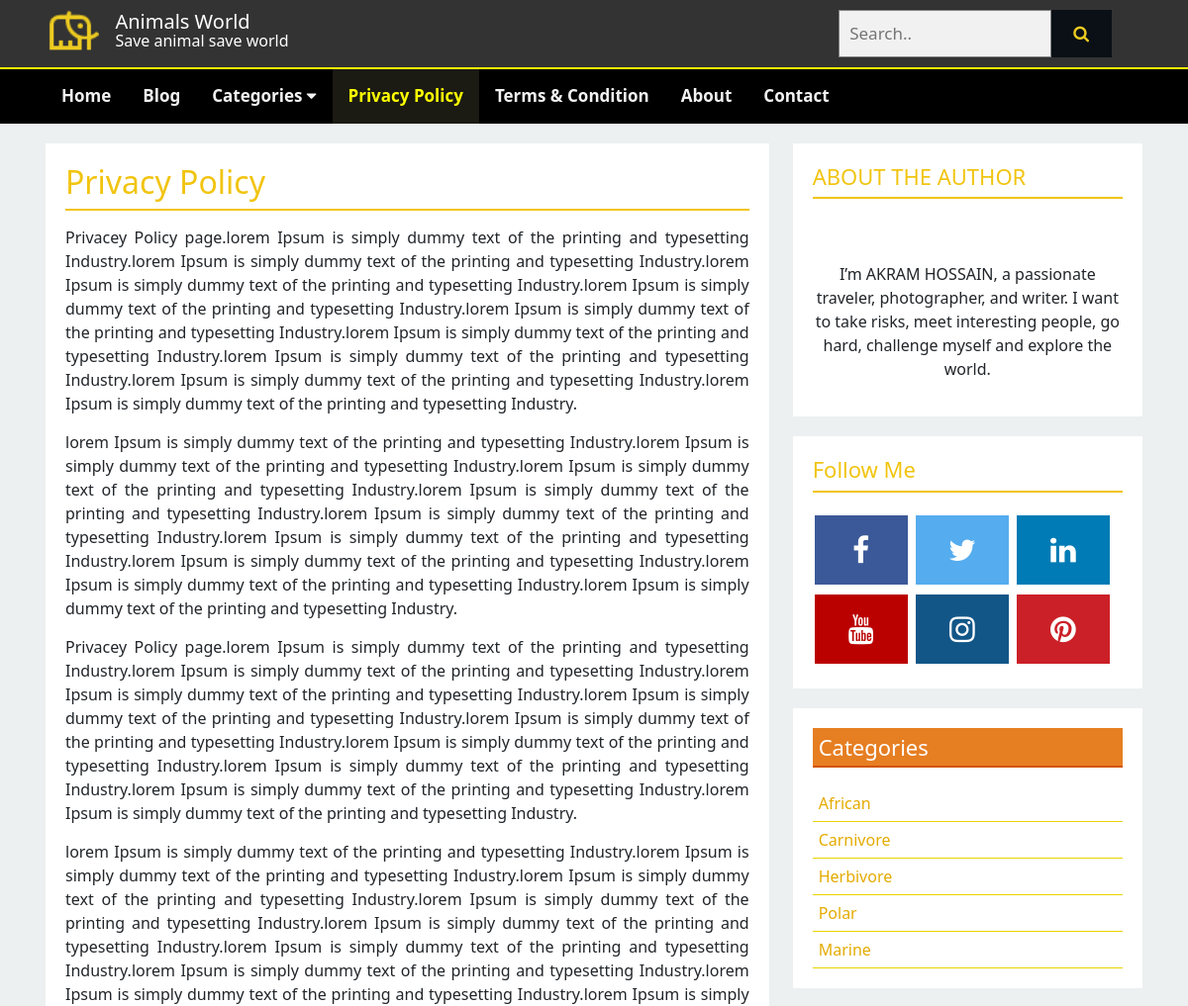
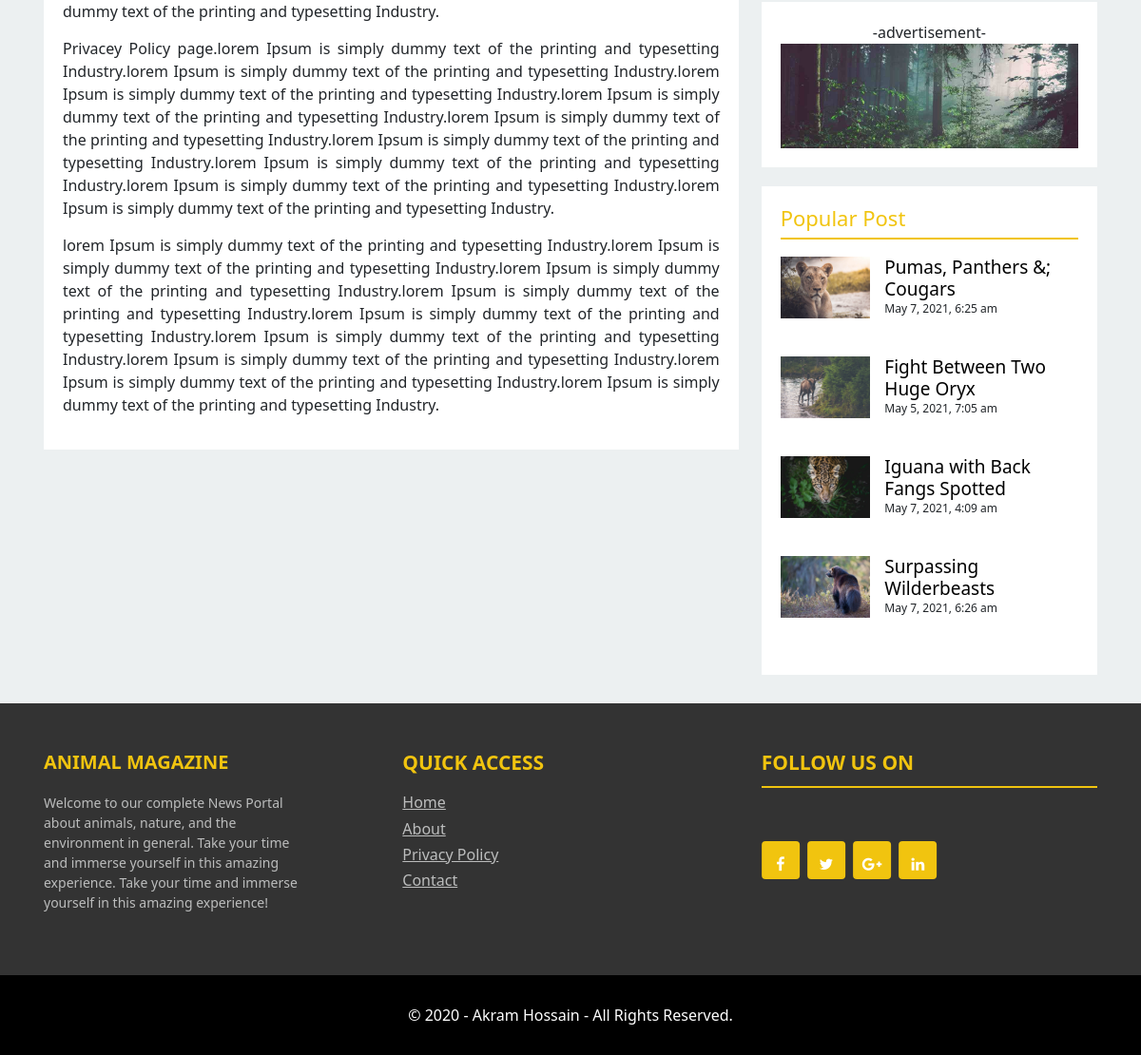
Page /page.php?pageid=1 on the committed database (2 pictures, top to bottom).
### tables this page shows
CREATE TABLE `tbl_logotitle` (
  `id` int(11) NOT NULL,
  `logo` varchar(255) NOT NULL,
  `title` varchar(400) NOT NULL,
  `subtitle` varchar(400) NOT NULL
);

CREATE TABLE `tbl_page` (
  `id` int(11) NOT NULL,
  `title` varchar(255) NOT NULL,
  `body` text NOT NULL
);

CREATE TABLE `tbl_author_details` (
  `id` int(11) NOT NULL,
  `image` varchar(255) NOT NULL,
  `description` text NOT NULL,
  `fb` varchar(700) NOT NULL,
  `tw` varchar(700) NOT NULL,
  `ln` varchar(700) NOT NULL,
  `yt` varchar(700) NOT NULL,
  `ig` varchar(700) NOT NULL,
  `pn` varchar(700) NOT NULL
);

CREATE TABLE `tbl_category` (
  `id` int(11) NOT NULL,
  `name` varchar(255) NOT NULL
);

CREATE TABLE `tbl_post` (
  `id` int(11) NOT NULL,
  `cat` int(11) NOT NULL,
  `title` varchar(255) NOT NULL,
  `body` text NOT NULL,
  `image` varchar(255) NOT NULL,
  `author` varchar(255) NOT NULL,
  `tags` varchar(255) NOT NULL,
  `date` timestamp NOT NULL DEFAULT current_timestamp(),
  `userid` int(11) NOT NULL,
  `count` int(100) NOT NULL
);

CREATE TABLE `tbl_footer_top_column_1` (
  `id` int(11) NOT NULL,
  `title` varchar(255) NOT NULL,
  `body` text NOT NULL
);

CREATE TABLE `tbl_footer_top_column_2` (
  `id` int(11) NOT NULL,
  `title` varchar(255) NOT NULL,
  `Home` varchar(255) NOT NULL,
  `About` varchar(255) NOT NULL,
  `Privacy Policy` varchar(255) NOT NULL,
  `Contact` varchar(255) NOT NULL,
  `home_link` varchar(700) NOT NULL,
  `about_link` varchar(700) NOT NULL,
  `privacy_link` varchar(700) NOT NULL,
  `contact_link` varchar(700) NOT NULL
);

CREATE TABLE `tbl_footer_top_column_3` (
  `id` int(11) NOT NULL,
  `title` varchar(255) NOT NULL,
  `fb_link` varchar(700) NOT NULL,
  `tw_link` varchar(700) NOT NULL,
  `gp_link` varchar(700) NOT NULL,
  `ln_link` varchar(700) NOT NULL
);

CREATE TABLE `tbl_footer` (
  `id` int(11) NOT NULL,
  `copyright` varchar(700) NOT NULL
);

### lib/Database.php (called while the page is built, shortened)
<?php
Class Database{
	public $host   = DB_HOST;
	public $user   = DB_USER;
	public $pass   = DB_PASS;
	public $dbname = DB_NAME;
	public $link;
	public function connectDB(){
	$this->link = new mysqli($this->host, $this->user, $this->pass, $this->dbname);
 }
	public function select($query){
		$result = $this->link->query($query) or die($this->link->error.__LINE__);
		if($result->num_rows > 0){
			return $result;
		} else {
			return false;
		}
	}
}

### lib/format.php (called while the page is built, shortened)
<?php
class format{
    public function date($date){
       return date("F j, Y, g:i a", strtotime($date));
    }
}
?>

### page.php (the view, shortened to what this page needs)
<?php require 'inc/header.php';?>
<?php
$pageid = mysqli_real_escape_string($db->link, $_GET['pageid']);
if (!isset($pageid) || $pageid == null) {
    echo "<script>window.location = '404.php'; </script>";
} else {
    $pageid = $pageid;
}
?>
    <section class="main_section">
        <div class="mainsection_bfr_container">
            <div class="container">
                <div class="main_section_aftr_row clearfix">
                    <div class="row">
                        <div class="col-md-8 left_main_Content col-sm-12">
                        <?php
                            $query = "SELECT * FROM tbl_page WHERE id = '$pageid' ";
                            $page = $db->select($query);
                            if ($page) {
                            while ($result = $page->fetch_assoc()) {?>
                            <div class="my_card my_card_post post_justify clearfix">
                                <h2 class="h2_custom"><?php echo $result["title"]; ?></h2>
                                <?php echo $result["body"]; ?>
                            </div>
                            <?php } } ?>
                        </div>
<?php require 'inc/sidebar.php';?>
                    </div>
                </div>
            </div>
        </div>
    </section>
<?php require 'inc/footer.php'?>
</body>
</html>

### inc/header.php (shortened to what this page needs)
<?php require "lib/Database.php"; ?>
<?php require "lib/format.php"; ?>
<?php
$db = new Database();
$fm = new format();
?>
<!DOCTYPE html>
<html lang="en">
<head>
  <?php require "script/css.php"; ?>
</head>
<body>
  <header>
    <div class="equal_margin">
      <div class="container topnav_container">
        <div class="top_bar">
          <div class="row">
            <div class="col-lg-6 col-md-6 col-sm-8 col-xs-12 clearfix">
            <?php
              $sql = "SELECT * FROM tbl_logotitle WHERE id = '1' ";
              $logotitle = $db->select($sql);
              if ($logotitle) {
              $result = $logotitle->fetch_array();
              ?>
              <div class="left_logo">
                <img src="admin/uploads/<?php echo $result["logo"]; ?>" alt="Logo">
              </div>
              <div class="right_text">
                <h2><?php echo $result["title"]; ?></h2>
                <p><?php echo $result["subtitle"]; ?></p>
              </div>
            </div>
            <?php } ?>
            <div class="col-lg-6 col-md-6 col-sm-4 col-xs-12">
              <div class="search">
                <form class="example" action="search.php" method="GET">
                  <input type="text" required placeholder="Search.." name="search">
                  <button type="submit" name="submit" value="Submit"><i class="fa fa-search"></i></button>
                </form>
              </div>
            </div>
          </div>
        </div>
      </div>
    </div>
    <div class="nav_bg_color" id="myHeader">
      <nav class="bottomnav container clearfix max_width_nav">
        <div class="topnav" id="myTopnav">
          <span><a href="index.php" <?php $path  = $_SERVER['SCRIPT_FILENAME']; $title = basename($path, ".php"); if ($title == 'index') { ?> class="active" <?php } ?> >Home</a></span>
          <span class="display_hide"><a href="blog.php" <?php $path  = $_SERVER['SCRIPT_FILENAME']; $title = basename($path, ".php"); if ($title == 'blog') { ?> class="active" <?php } ?> >Blog</a></span>
         <div class="dropdownHover">
          <span class="for_dropdown
          <?php
          if ($get_url_base == "contact.php") {?>
           contact_dropdown <?php } ?>"><a href="" <?php	if (isset($_GET['category'])) { ?>	class="active" <?php } ?> >Categories <i class="fa fa-caret-down"></i></a>
        </span>
          </div>
          <?php
          $sql = "SELECT * FROM tbl_page ";
          $page = $db->select($sql);
          if ($page) {
              while ($result = $page->fetch_assoc()) { ?>
          </span><a href="page.php?pageid=<?php echo $result['id']; ?>" <?php	if (isset($_GET['pageid']) && $_GET['pageid'] == $result['id']) { ?>	class="active" <?php } ?>
           ><?php echo $result['title']; ?></a></span>
          <?php } } ?>
          </span><a href="about.php" <?php $path  = $_SERVER['SCRIPT_FILENAME']; $title = basename($path, ".php"); if ($title == 'about') { ?> class="active" <?php } ?> >About</a></span>
          </span><a href="contact.php" <?php $path  = $_SERVER['SCRIPT_FILENAME']; $title = basename($path, ".php"); if ($title == 'contact') { ?> class="active" <?php } ?> >Contact</a></span>
        </div>
      </nav>
    </div>
  </header>

### inc/sidebar.php (shortened to what this page needs)
<div class="col-md-4 right_sidebar col-sm-12">
  <?php
  if ($get_url_base != "post.php") {?>
              <div class="my_card author_details">
                <h2>ABOUT THE AUTHOR</h2>
                <?php
                $sql = "SELECT * FROM tbl_author_details WHERE id = '1' ";
                $author_details = $db->select($sql);
                if ($author_details) {
                    $result = $author_details->fetch_assoc();
                        ?>
                <div class="fakeimg">
                </div>
                <?php echo $result['description']; ?>
              </div>
              <div class="my_card following_social">
                <h3>Follow Me</h3>
                <a target="_blank" href="<?php echo $result['fb']; ?>" class="fa fa-facebook my_social"></a>
                <a target="_blank" href="<?php echo $result['tw']; ?>" class="fa fa-twitter my_social"></a>
                <a target="_blank" href="<?php echo $result['ln']; ?>" class="fa fa-linkedin my_social"></a>
                <a target="_blank" href="<?php echo $result['yt']; ?>" class="fa fa-youtube my_social"></a>
                <a target="_blank" href="<?php echo $result['ig']; ?>" class="fa fa-instagram my_social"></a>
                <a target="_blank" href="<?php echo $result['pn']; ?>" class="fa fa-pinterest my_social"></a>
              </div>
              <?php } ?>
              <?php } ?>
              <div class="my_card category_list">
                <h3>Categories</h3>
                <?php
                $query = "SELECT * FROM tbl_category";
                $categories = $db->select($query);
                if ($categories) {
                  while ($result = $categories->fetch_assoc()) { ?>
                <ul>
                  <li><a href="posts.php?category=<?php echo $result["id"]; ?>"><?php echo $result["name"] ?></a></li>
                </ul>
                <?php } } ?>
              </div>
              <div class="my_card advertise">
                <div class="text-center">-advertisement-</div>
                <img src="images/img_woods_wide.jpg" alt="">
              </div>
              <div class="my_card">
                <h3>Popular Post</h3>
                <?php
                $query = "SELECT * FROM tbl_post WHERE date > DATE_SUB(curdate(), INTERVAL 1 WEEK) ORDER BY count DESC LIMIT 4";
                $popular_post = $db->select($query);
                if ($popular_post) {
                  while ($result = $popular_post->fetch_array()) { ?>
                <div class="same_post clearfix">
                  <div class="left_post_img">
                    <a href="post.php?postid=<?php echo $result["id"]; ?>"><img src="admin/uploads/<?php echo $result["image"]; ?>" alt=""></a>
                  </div>
                  <div class="right_content">
                    <a href="post.php?postid=<?php echo $result["id"]; ?>"><h4><?php echo $result["title"]; ?></h4></a>
                    <p><?php echo $fm->date($result["date"]); ?></p>
                  </div>
                </div>
              <?php } } ?>
              </div>
            </div>

### inc/footer.php
<section class="footer_top">
  <div class="container">
    <div class="row">
      <div class="col-md-4">
        <div class="magazine">
          <div class="megaZine_wrap clearfix">
            <?php
              $sql = "SELECT * FROM tbl_footer_top_column_1 ";
              $tbl_footer_top_column_1 = $db->select($sql);
              if ($tbl_footer_top_column_1) {
              while ($result = $tbl_footer_top_column_1->fetch_assoc()) {
                  ?>
            <h2><?php echo $result['title']; ?></h2>
          </div>
          <?php echo $result['body']; ?>
          <?php } } ?>
        </div>
      </div>
      <div class="col-md-4">
        <?php
              $sql = "SELECT * FROM tbl_footer_top_column_2 ";
              $tbl_footer_top_column_2 = $db->select($sql);
              if ($tbl_footer_top_column_2) {
              while ($result = $tbl_footer_top_column_2->fetch_assoc()) {
                  ?>
        <div class="footer_page">
        <h2><?php echo $result['title']; ?></h2>
        <h6><a href="<?php echo $result['home_link']; ?>"><?php echo $result['Home']; ?></a></h6>
        <h6><a href="<?php echo $result['about_link']; ?>"><?php echo $result['About']; ?></a></h6>
        <h6><a href="<?php echo $result['privacy_link']; ?>"><?php echo $result['Privacy Policy']; ?></a></h6>
        <h6><a href="<?php echo $result['contact_link']; ?>"><?php echo $result['Contact']; ?></a></h6>
        </div>
        <?php } } ?>
      </div>
      <div class="col-md-4">
        <?php
              $sql = "SELECT * FROM tbl_footer_top_column_3 ";
              $tbl_footer_top_column_3 = $db->select($sql);
              if ($tbl_footer_top_column_3) {
              while ($result = $tbl_footer_top_column_3->fetch_assoc()) {
                  ?>
        <div class="social_networks">
          <h2><?php echo $result['title']; ?></h2>
          <div class="inside_social">
            <a href="<?php echo $result['fb_link']; ?>"><span>Facebook</span></a>
            <a href="<?php echo $result['tw_link']; ?>"><span>Twitter</span></a>
            <a href="<?php echo $result['gp_link']; ?>"><span>Google+</span></a>
            <a href="<?php echo $result['ln_link']; ?>"><span>Linked In</span></a>
          </div>
        </div>
        <?php } } ?>
      </div>
    </div>
  </div>
</section>
  <footer class="main_footer">
    <div class="container">
      <div class="row">
        <div class="col-md-12">
          <div class="copyright_text text-center">
          <?php
          $sql = "SELECT * FROM tbl_footer WHERE id = '1' ";
          $footer_update = $db->select($sql);
          if ($footer_update) {
              while ($result = $footer_update->fetch_assoc()) {
                  ?>
            <p><?php echo $result["copyright"]; ?></p>
            <?php } } ?>
          </div>
        </div>
      </div>
    </div>
  </footer>

### rows in the picture
tbl_logotitle: logo (picture), title "Animals World", subtitle "Save animal save world"
tbl_page: title "Privacy Policy", body "Privacey Policy page.lorem Ipsum is simply dummy text of the printing and typesetting Industry.lorem Ipsum is simply dummy text of the printing and typesetting Industry.lorem Ipsum is simply dummy text of the printing and typesetting Industry.lorem Ipsum is simply dummy text of the printing and typesetting Industry.lorem Ipsum is simply dummy text of the printing and typesetting Industry.lorem Ipsum is simply dummy text of the printing and typesetting Industry.lorem Ipsum is simply dummy text of the printing and typesetting Industry.lorem Ipsum is simply dummy text of the printing and typesetting Industry.lorem Ipsum is simply dummy text of the printing and typesetting Industry. lorem Ipsum…"
tbl_page: title "Terms & Condition"
tbl_author_details: description "I’m AKRAM HOSSAIN, a passionate traveler, photographer, and writer. I want to take risks, meet interesting people, go hard, challenge myself and explore the world."
tbl_category: name "African"
tbl_category: name "Carnivore"
tbl_category: name "Herbivore"
tbl_category: name "Polar"
tbl_category: name "Marine"
tbl_post: image (picture), title "Pumas, Panthers &; Cougars", date "May 7, 2021, 6:25 am"
tbl_post: image (picture), title "Fight Between Two Huge Oryx", date "May 5, 2021, 7:05 am"
tbl_post: image (picture), title "Iguana with Back Fangs Spotted", date "May 7, 2021, 4:09 am"
tbl_post: image (picture), title "Surpassing Wilderbeasts", date "May 7, 2021, 6:26 am"
tbl_footer_top_column_1: title "ANIMAL MAGAZINE", body "Welcome to our complete News Portal about animals, nature, and the environment in general. Take your time and immerse yourself in this amazing experience. Take your time and immerse yourself in this amazing experience!"
tbl_footer_top_column_2: title "QUICK ACCESS", Home "Home", About "About", Privacy Policy "Privacy Policy", Contact "Contact"
tbl_footer_top_column_3: title "FOLLOW US ON"
tbl_footer: copyright "© 2020 - Akram Hossain - All Rights Reserved."
